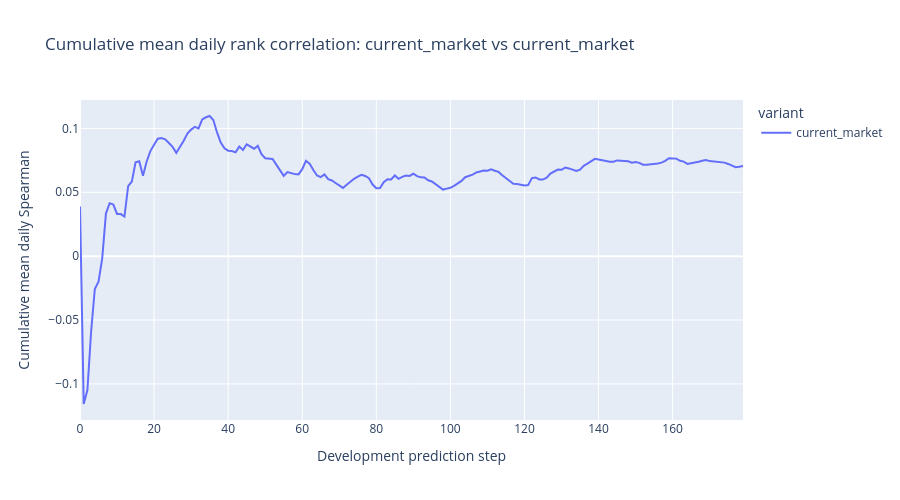

Here is the notebook cell this chart was saved with:
### Markdown cell above
## Daily rank-correlation path

The cumulative mean below helps distinguish persistent signal from a short lucky burst.

### Code cell
chosen = scores.iloc[0]["variant"]
base = "current_market"
records = []
for row in summary["fold_results"]:
    if row["variant"] not in {chosen, base}:
        continue
    daily = row["daily_rank_correlations"]
    for i, value in enumerate(daily):
        records.append({"fold": row["fold"], "step": i, "variant": row["variant"], "daily_rank_correlation": value})
daily_df = pd.DataFrame(records)
daily_df["global_step"] = daily_df.groupby("variant").cumcount()
daily_df["cumulative_mean"] = daily_df.groupby("variant")["daily_rank_correlation"].expanding().mean().reset_index(level=0, drop=True)
fig = px.line(daily_df, x="global_step", y="cumulative_mean", color="variant", title=f"Cumulative mean daily rank correlation: {chosen} vs current_market")
fig.update_layout(xaxis_title="Development prediction step", yaxis_title="Cumulative mean daily Spearman", height=500)
fig.show()

### Figure 1 — Plotly figure (JSON) as saved in the notebook; plotly's stock layout.template omitted (floating-point values rounded to 4 significant figures; data arrays with more than 128 entries replaced by an {"elided": "..."} marker saying what was removed)
{"data": [{"hovertemplate": "variant=current_market<br>global_step=%{x}<br>cumulative_mean=%{y}<extra></extra>", "legendgroup": "current_market", "line": {"color": "#636efa", "dash": "solid"}, "marker": {"symbol": "circle"}, "mode": "lines", "name": "current_market", "orientation": "v", "showlegend": true, "type": "scatter", "x": {"elided": "180 int values"}, "xaxis": "x", "y": {"elided": "180 float values"}, "yaxis": "y"}], "layout": {"height": 500, "legend": {"title": {"text": "variant"}, "tracegroupgap": 0}, "title": {"text": "Cumulative mean daily rank correlation: current_market vs current_market"}, "xaxis": {"anchor": "y", "domain": [0, 1], "title": {"text": "Development prediction step"}}, "yaxis": {"anchor": "x", "domain": [0, 1], "title": {"text": "Cumulative mean daily Spearman"}}}}
